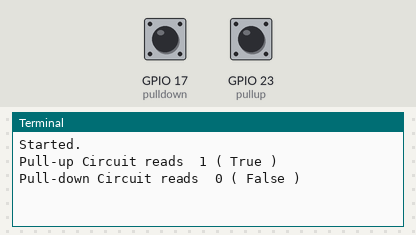
Bench run of a program on a simulated Raspberry Pi (BCM pin numbers). On the bench: the last lines printed to the terminal. Inputs (shaded band) come from the test bench; at power-on: GPIO 17 (pulldown) LOW, GPIO 23 (pullup) HIGH.

Above: at 1.2 s.
1.3 s: GPIO 17 (pulldown) pulled HIGH for 0.15 s
At 2.0 s:
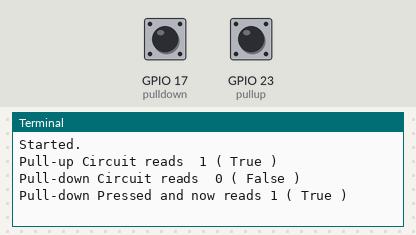
2.9 s: GPIO 23 (pullup) pulled LOW for 0.15 s
At 4.4 s:
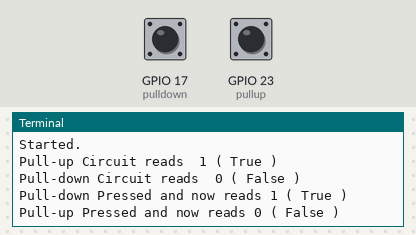

The program:

pullupdown.py
```python
#!/usr/bin/env python
# Raspberry Pi Zero Cookbook
# Chapter 8
# Pull-up and Pull-down Cicuit GPIO Settings
import time
import RPi.GPIO as GPIO
GPIO.setmode(GPIO.BCM)
GPIO.setwarnings(False)
#LED output pins
#Pull-up circuit goes to ground
pullup=23
#Pull-down circuit goes to 3V
pulldown=17
#Set Up GPIO pins for buttons
GPIO.setup(pullup, GPIO.IN, pull_up_down=GPIO.PUD_UP)
GPIO.setup(pulldown, GPIO.IN, pull_up_down=GPIO.PUD_DOWN)
def main():
        print "Started. "
        print "Pull-up Circuit reads ",GPIO.input(pullup),"(",bool(GPIO.input(pullup)),")"
        print "Pull-down Circuit reads ", GPIO.input(pulldown),"(",bool(GPIO.input(pulldown)),")"
        try:
                while True:
                        if GPIO.input(pulldown)==True:
                                print "Pull-down Pressed and now reads",GPIO.input(pulldown),"(",bool(GPIO.input(pulldown)),")"
                                time.sleep(0.5)
                        elif GPIO.input(pullup)==False:
                                print "Pull-up Pressed and now reads",GPIO.input(pullup),"(",bool(GPIO.input(pullup)),")"
                                time.sleep(0.5)
        except KeyboardInterrupt:
                print "Finished"
        finally:
                GPIO.cleanup()
if __name__=="__main__":
        main()
```

Measured:
- after the input at 1.3 s, the terminal: prints a new line at once (image 1)
- after the input at 2.9 s, the terminal: prints a new line at once (image 2)
